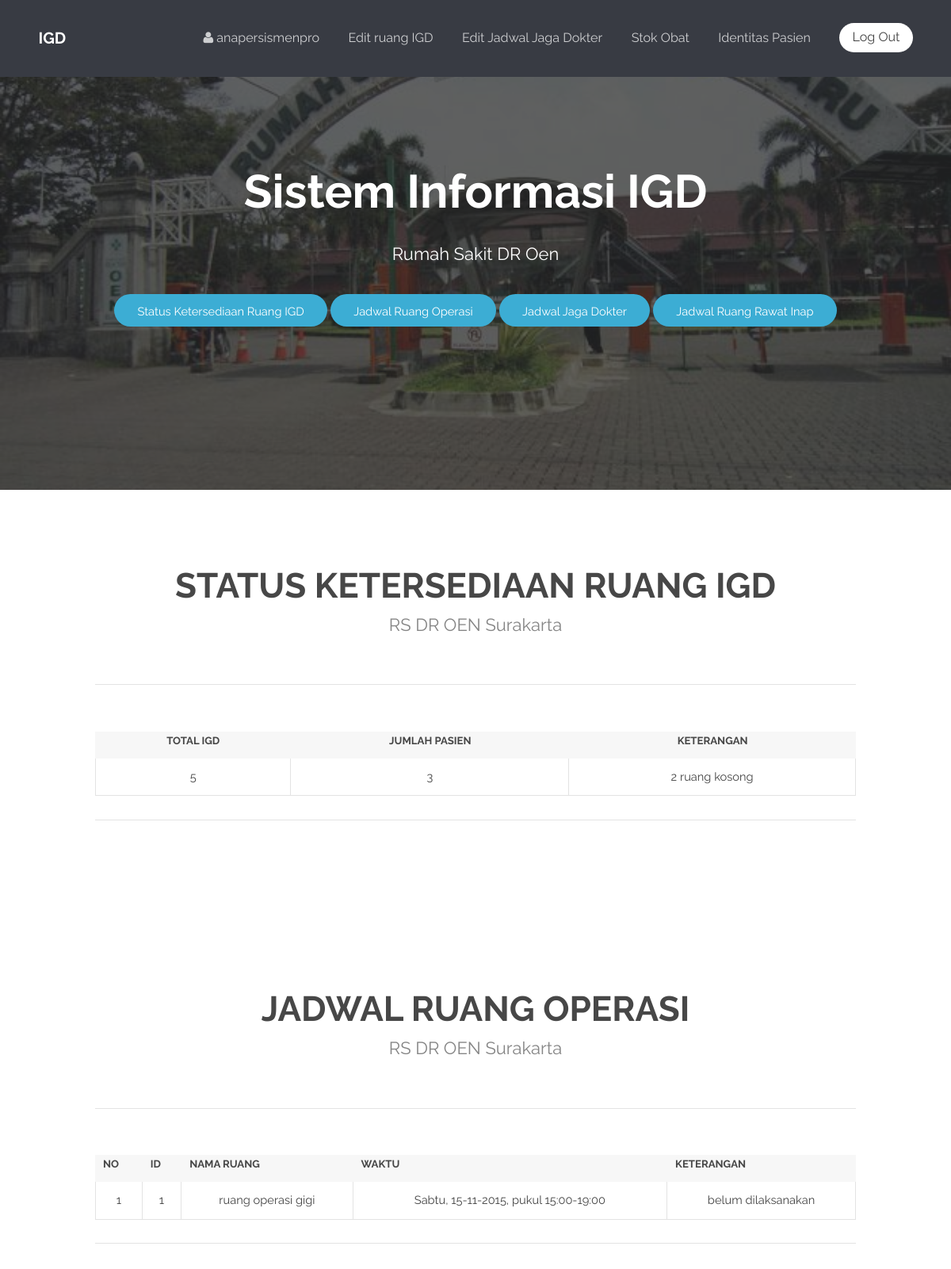
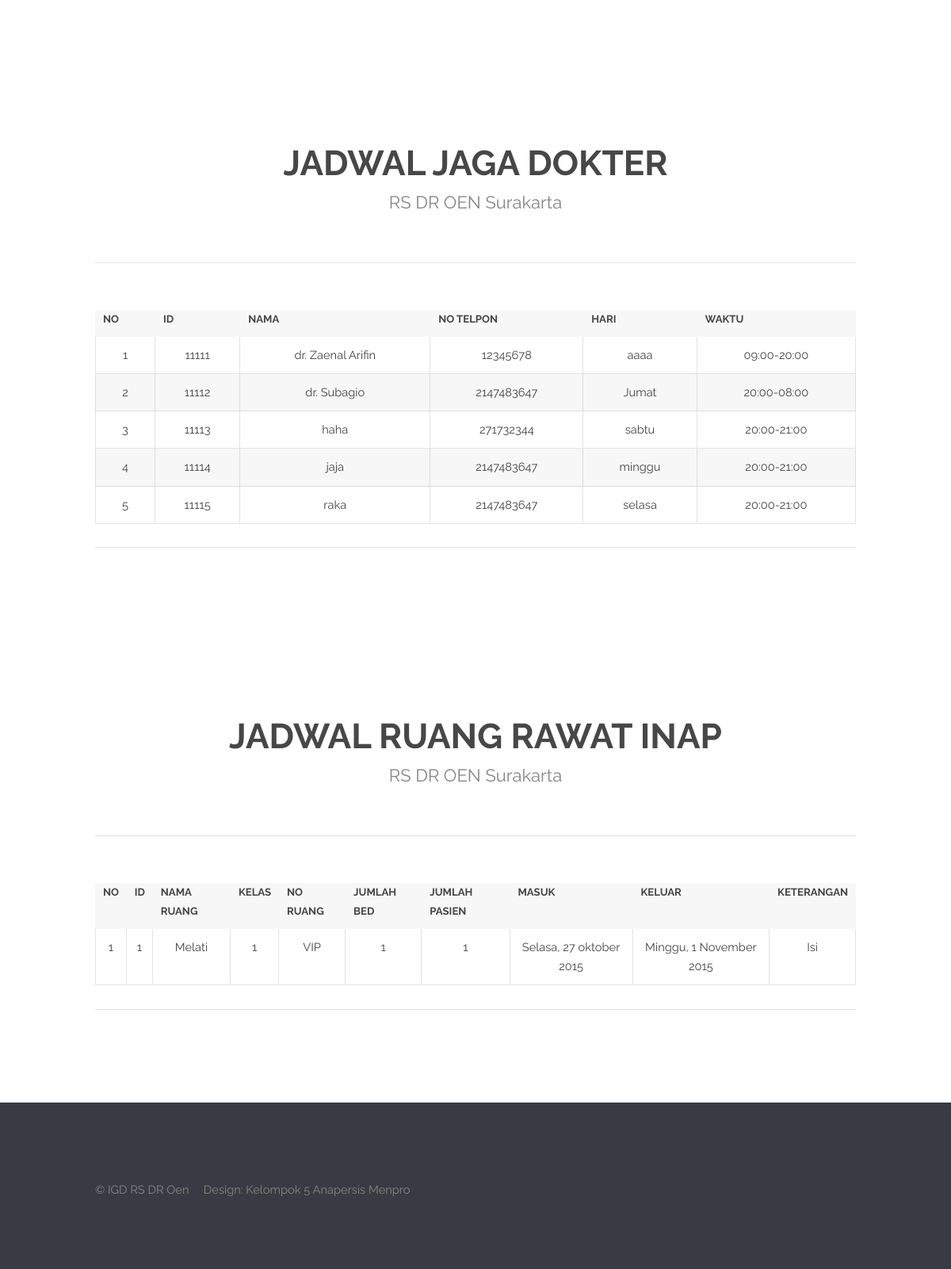
The app's page /halamanAdmin.php (signed in) with its own data (2 pictures, top to bottom).
### tables this page shows
CREATE TABLE IF NOT EXISTS `ketersediaanigd` (
`Id` int(4) NOT NULL,
  `totalIGD` int(2) NOT NULL,
  `jumlahPasien` int(3) NOT NULL,
  `keterangan` varchar(30) NOT NULL
);

CREATE TABLE IF NOT EXISTS `jadwalruangoperasi` (
`Id` int(10) NOT NULL,
  `namaRuang` varchar(30) NOT NULL,
  `waktuOperasi` varchar(50) NOT NULL,
  `keterangan` varchar(50) NOT NULL
);

CREATE TABLE IF NOT EXISTS `jadwaljagadokter` (
`Id` int(10) NOT NULL,
  `namaDokter` varchar(50) NOT NULL,
  `noTelpon` int(14) NOT NULL,
  `hariJaga` varchar(30) NOT NULL,
  `waktuJaga` varchar(30) NOT NULL
);

CREATE TABLE IF NOT EXISTS `ketersediaanrawatinap` (
`Id` int(10) NOT NULL,
  `namaRuang` varchar(30) NOT NULL,
  `noRuang` int(5) NOT NULL,
  `Kelas` varchar(10) NOT NULL,
  `jumlahBed` int(2) NOT NULL,
  `jumlahPasien` int(3) NOT NULL,
  `keterangan` varchar(50) NOT NULL,
  `waktuMasuk` varchar(50) NOT NULL,
  `waktuKeluar` varchar(50) NOT NULL
);

### halamanAdmin.php (the view, shortened to what this page needs)
<?php
    include('konek.php');
	if(!isset($_SESSION['login_user'])){
		echo"<script>alert('hanya admin yang boleh mengakses halaman ini');history.go(-1);</script>";
	} else {
?>
<!DOCTYPE html>
<html lang="en">
	<head>
	</head>
	  <body data-spy="scroll" data-offset="0" data-target="#navbar-main">
			<header id="header" style="position: fixed;">
				<?php
					include "pecah/headerTopAdmin.php";
				?>
			</header>
			<section id="banner">
				<h2>Sistem Informasi IGD</h2>
				<p>Rumah Sakit DR Oen</p>
				<ul class="actions">
					<li>
						<a href="#statusKetersediaanRuangIGD" class="smoothScroll button medium">Status Ketersediaan Ruang IGD</a>
						<a href="#jadwalRuangOperasi" class="smoothScroll button medium">Jadwal Ruang Operasi</a>
						<a href="#jadwalJagaDokter" class="smoothScroll button medium">Jadwal Jaga Dokter</a>
						<a href="#jadwalRuangRawatInap" class="smoothScroll button medium">Jadwal Ruang Rawat Inap</a>
					</li>
				</ul>
			</section>
			<section id="statusKetersediaanRuangIGD" class="wrapper style2 special">
				<div class="container">
					<header class="major">
						<h2>STATUS KETERSEDIAAN RUANG IGD</h2>
						<p>RS DR OEN Surakarta</p>
					</header>
					<section class="profiles">
							<div class="table-wrapper">
			                    <table class ="alt">
				                    <tbody>
				                        <tr>
				                            <th><center>TOTAL IGD</th></center>
				                            <th><center>JUMLAH PASIEN</th></center>
				                            <th><center>KETERANGAN</th></center>
				                        </tr>
		                        <?php
		                            $sql="select totalIGD, jumlahPasien, keterangan from ketersediaanIGD";
		                            $hasil = $conn->query( $sql );
		                            if( $hasil->num_rows>0 ) {
			                            while($row = $hasil->fetch_assoc()){
	                            ?>
				                        <tr class="active">
				                            <td><?php echo $row['totalIGD'] ?></td>
				                            <td><?php echo $row['jumlahPasien'] ?></td>
				                            <td><?php echo $row['keterangan'] ?></td>
				                        </tr>
		                        <?php
			                            }
			                        }
		                        ?>
				                    </tbody>
				                    </table>
				                </div>
							</div>
					</section>
			<section id="jadwalRuangOperasi" class="wrapper style2 special">
				<div class="container">
					<header class="major">
						<h2>JADWAL RUANG OPERASI</h2>
						<p>RS DR OEN Surakarta</p>
					</header>
					<section class="profiles">
						<div class="table-wrapper">
		                    <table class ="alt">
			                    <tbody>
			                        <tr>
			                            <th>NO</th>
			                            <th>ID</th>
			                            <th>NAMA RUANG</th>
			                            <th>WAKTU</th>
			                            <th>KETERANGAN</th>
			                        </tr>
		                        <?php
		                            $sql="select Id, namaRuang, waktuOperasi, keterangan from jadwalRuangOperasi";
		                            $hasil = $conn->query( $sql );
		                            $no=1;
		                            if( $hasil->num_rows>0 ) {
			                            while($row = $hasil->fetch_assoc()){
	                            ?>
				                        <tr class="active">
				                            <td><?php echo $no++; ?></td>
				                            <td><?php echo $row['Id'] ?></td>
				                            <td><?php echo $row['namaRuang'] ?></td>
				                            <td><?php echo $row['waktuOperasi'] ?></td>
				                            <td><?php echo $row['keterangan'] ?></td>
				                        </tr>
		                        <?php
			                            }
			                        }
		                        ?>
				                    </tbody>
				                    </table>
				                </div>
							</div>
					</section>
			<section id="jadwalJagaDokter" class="wrapper style2 special">
				<div class="container">
					<header class="major">
						<h2>JADWAL JAGA DOKTER</h2>
						<p>RS DR OEN Surakarta</p>
					</header>
					<section class="profiles">
						<div class="table-wrapper">
		                    <table class ="alt">
			                    <tbody>
			                        <tr>
			                            <th>NO</th>
			                            <th>ID</th>
			                            <th>NAMA</th>
			                            <th>NO TELPON</th>
			                            <th>HARI</th>
			                            <th>WAKTU</th>
			                        </tr>
		                        <?php
		                            $sql="select Id, namaDokter, noTelpon, hariJaga, waktuJaga from jadwalJagaDokter";
		                            $hasil = $conn->query( $sql );
		                            $no=1;
		                            if( $hasil->num_rows>0 ) {
		                	            while($row = $hasil->fetch_assoc()){
	                            ?>
				                        <tr class="active">
				                            <td><?php echo $no++; ?></td>
				                            <td><?php echo $row['Id'] ?></td>
				                            <td><?php echo $row['namaDokter'] ?></td>
			    	                        <td><?php echo $row['noTelpon'] ?></td>
			        	                    <td><?php echo $row['hariJaga'] ?></td>
			            	                <td><?php echo $row['waktuJaga'] ?></td>
			                	        </tr>
		                        <?php
		                     	       }
		                        	}
		                        ?>
				                    </tbody>
				                </table>
			                </div>
					</section>
				</div>
			</section>
			<section id="jadwalRuangRawatInap" class="wrapper style2 special">
				<div class="container">
					<header class="major">
						<h2>JADWAL RUANG RAWAT INAP</h2>
						<p>RS DR OEN Surakarta</p>
					</header>
					<section class="profiles">
						<div class="table-wrapper">
		                    <table class ="alt">
			                    <tbody>
			                        <tr>
			                            <th>NO</th>
			                            <th>ID</th>
			                            <th>NAMA RUANG</th>
			                            <th>KELAS</th>
			                            <th>NO RUANG</th>
			                            <th>JUMLAH BED</th>
			                            <th>JUMLAH PASIEN</th>
			                            <th>MASUK</th>
			                            <th>KELUAR</th>
			                            <th>KETERANGAN</th>
			                        </tr>
		                        <?php
		                            $sql="select Id, namaRuang, noRuang, kelas, jumlahBed, jumlahPasien, waktuMasuk, waktuKeluar, keterangan from ketersediaanRawatInap";
		                            $hasil = $conn->query( $sql );
		                            $no=1;
		                            if( $hasil->num_rows>0 ) {
			                            while($row = $hasil->fetch_assoc()){
	                            ?>
				                        <tr class="active">
				                            <td><?php echo $no++; ?></td>
				                            <td><?php echo $row['Id'] ?></td>
				                            <td><?php echo $row['namaRuang'] ?></td>
				                            <td><?php echo $row['noRuang'] ?></td>
				                            <td><?php echo $row['kelas'] ?></td>
				                            <td><?php echo $row['jumlahBed'] ?></td>
				                            <td><?php echo $row['jumlahPasien'] ?></td>
				                            <td><?php echo $row['waktuMasuk'] ?></td>
				                            <td><?php echo $row['waktuKeluar'] ?></td>
				                            <td><?php echo $row['keterangan'] ?></td>
				                        </tr>
		                        <?php
			                            }
			                        }
		                        ?>
				                </tbody>
				            </table>
				        </div>
					</section>
				</div>
			</section>
		<footer id="footer">
			<?php
				include "pecah/footer.php";
			?>
		</footer>
	</body>
</html>
<?php
	}
?>

### pecah/headerTopAdmin.php (shortened to what this page needs)
<div>
<h1><a href="halamanAdmin.php">IGD</a></h1>
	<nav id="nav">
		<ul>
			<li><a href="halamanAdmin.php"><i class="fa fa-user"></i>
						<?php
						if(isset($_SESSION['login_user'])){
							echo $_SESSION['login_user'];
						}  else  {
							echo "";
						}
						 ?></a></li>
			<li><a href="editRuangIGD.php">
				<?php
					if(isset($_SESSION['login_user'])){
						echo "Edit ruang IGD";
					}  else  {
						echo "";
					}
				?>
			</a></li>
			<li><a href="editjadwalJagaDokter1.php">
				<?php
					if(isset($_SESSION['login_user'])){
						echo "Edit Jadwal Jaga Dokter";
					}  else  {
						echo "";
					}
				?>
			</a></li>
			<li><a href="stokObat.php">
				<?php
					if(isset($_SESSION['login_user'])){
						echo "Stok Obat";
					}  else  {
						echo "";
					}
				?>
			</a></li>
			<li><a href="isiIdentitasPasien.php">
				<?php
					if(isset($_SESSION['login_user'])){
						echo "Identitas Pasien";
					}  else  {
						echo "";
					}
				?>
			</a></li>
			<li><a href="logout.php" class="button special">
				<?php
					if(isset($_SESSION['login_user'])){
						echo "Log Out";
					}  else  {
						echo "Login";
					}
				?>
			</a></li>
		</ul>
</nav>
</div>

### pecah/footer.php
<div class="container">
	<div class="row">
		<div class="8u 12u$(medium)">
			<ul class="copyright">
				<li>&copy; IGD RS DR Oen</li>
				<li>Design: Kelompok 5 Anapersis Menpro</li>
			</ul>
		</div>
	</div>
</div>

### css/style-xlarge.css (style rules this page uses)
body, input, select, textarea { font-size: 11pt; }

### records on screen
ketersediaanigd: totalIGD "5", jumlahPasien "3", keterangan "2 ruang kosong"
jadwalruangoperasi: Id "1", namaRuang "ruang operasi gigi", waktuOperasi "Sabtu, 15-11-2015, pukul 15:00-19:00", keterangan "belum dilaksanakan"
jadwaljagadokter: Id "11111", namaDokter "dr. Zaenal Arifin", noTelpon "12345678", hariJaga "aaaa", waktuJaga "09:00-20:00"
jadwaljagadokter: Id "11112", namaDokter "dr. Subagio", noTelpon "2147483647", hariJaga "Jumat", waktuJaga "20:00-08:00"
jadwaljagadokter: Id "11113", namaDokter "haha", noTelpon "271732344", hariJaga "sabtu", waktuJaga "20:00-21:00"
jadwaljagadokter: Id "11114", namaDokter "jaja", noTelpon "2147483647", hariJaga "minggu", waktuJaga "20:00-21:00"
jadwaljagadokter: Id "11115", namaDokter "raka", noTelpon "2147483647", hariJaga "selasa", waktuJaga "20:00-21:00"
ketersediaanrawatinap: Id "1", namaRuang "Melati", noRuang "1", Kelas "VIP", jumlahBed "1", jumlahPasien "1", waktuMasuk "Selasa, 27 oktober 2015", waktuKeluar "Minggu, 1 November 2015", keterangan "Isi"

### other values on screen
$_SESSION['login_user'] "anapersismenpro"
